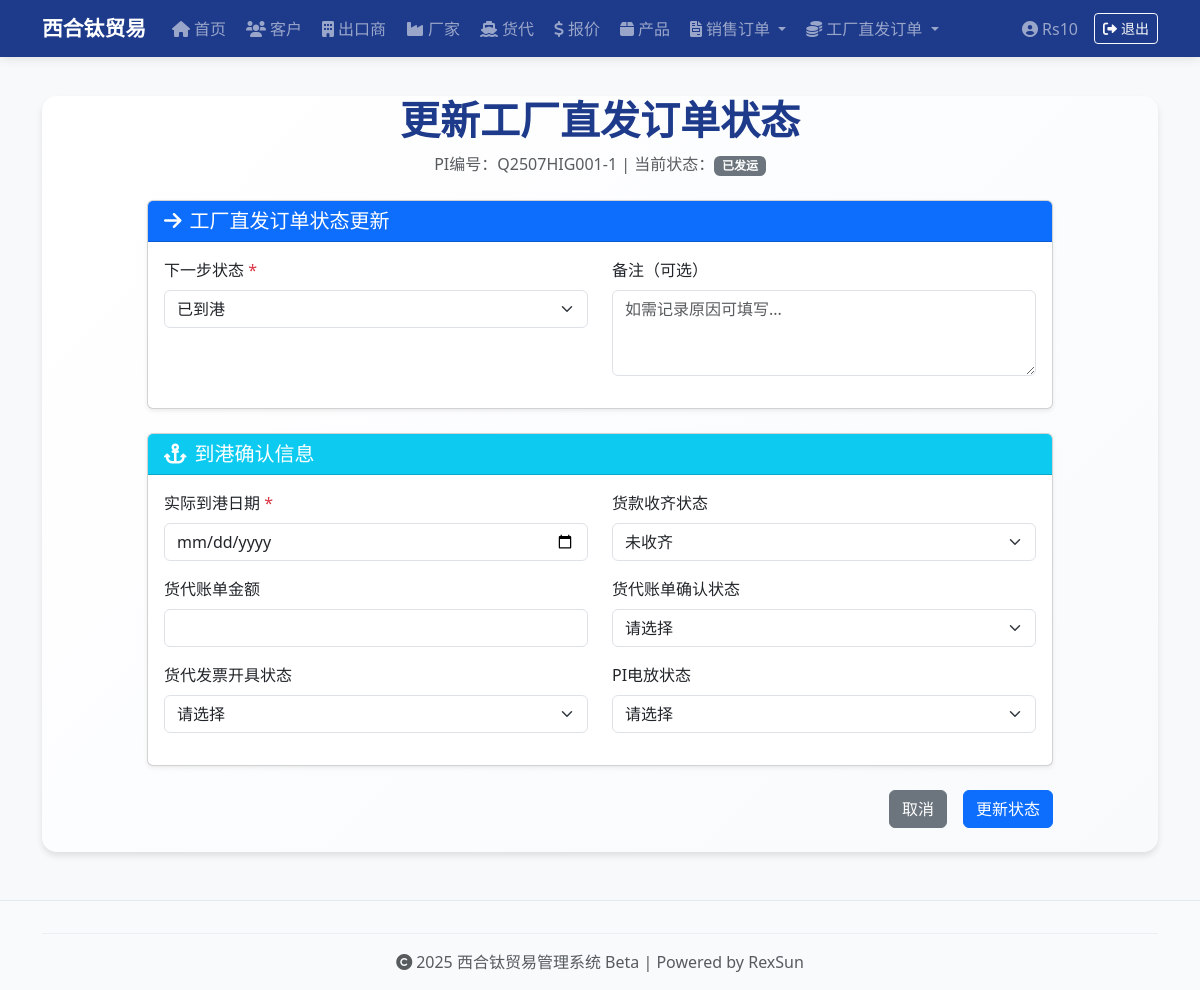
Screenshot of /commission-pi/6/update-status (signed in) with the database file from the repository.
### app.py (models this page shows, shortened)
class User(UserMixin, db.Model):
    id = db.Column(db.Integer, primary_key=True)
    username = db.Column(db.String(50), unique=True, nullable=False)
    password_hash = db.Column(db.String(128), nullable=False)
    role = db.Column(db.String(20), default='admin')

class PI(db.Model):
    __tablename__ = 'pi'
    id = db.Column(db.Integer, primary_key=True)
    pi_no = db.Column(db.String(50), unique=True, nullable=False)
    pi_date = db.Column(db.Date, nullable=False)
    customer_id = db.Column(db.Integer, db.ForeignKey('customer.id'), nullable=False)
    exporter_id = db.Column(db.Integer, db.ForeignKey('exporter.id'), nullable=False)
    payment_terms = db.Column(db.String(100))
    loading_port = db.Column(db.String(100))
    destination_port = db.Column(db.String(100))
    bank = db.Column(db.Text) # 存放整段银行账户信息文本
    shipment_date = db.Column(db.Date)
    note = db.Column(db.String(200))
    status = db.Column(db.String(20), default='新建')
    customer_name_snapshot = db.Column(db.String(100))  # 客户名称快照
    customer_address_snapshot = db.Column(db.String(200))  # 客户地址快照
    customer_tax_code_snapshot = db.Column(db.String(100))  # 客户税号快照
    customer_country_snapshot = db.Column(db.String(50))  # 客户国家快照
    customer_contact_snapshot = db.Column(db.String(100))  # 客户联系人快照
    customer_phone_snapshot = db.Column(db.String(50))  # 客户电话快照
    customer_email_snapshot = db.Column(db.String(100))  # 客户邮箱快照
    exporter_name_snapshot = db.Column(db.String(100))  # 出口商名称快照
    exporter_address_snapshot = db.Column(db.String(200))  # 出口商地址快照
    exporter_tax_code_snapshot = db.Column(db.String(100))  # 出口商税号快照
    exporter_country_snapshot = db.Column(db.String(50))  # 出口商国家快照
    exporter_contact_snapshot = db.Column(db.String(100))  # 出口商联系人快照
    exporter_phone_snapshot = db.Column(db.String(50))  # 出口商电话快照
    exporter_email_snapshot = db.Column(db.String(100))  # 出口商邮箱快照
    products = db.relationship('PIItem', backref='pi', cascade="all, delete-orphan")  # 👈 注意这里不用引号
    customer = db.relationship('Customer')
    exporter = db.relationship('Exporter', foreign_keys='PI.exporter_id')
    freight_forwarder_id = db.Column(db.Integer, db.ForeignKey('freight_forwarder.id'))
    freight_forwarder = db.relationship('FreightForwarder')
    ocean_freight = db.Column(db.Float)
    container_date = db.Column(db.Date)
    container_location = db.Column(db.String(100))
    etd = db.Column(db.Date)
    eta = db.Column(db.Date)
    coo_required = db.Column(db.String(10))   # '需要' / '不需要'
    apta_required = db.Column(db.String(10))
    export_license_required = db.Column(db.String(10))
    customs_docs_required = db.Column(db.String(10))
    other_documents = db.Column(db.String(200))
    bill_of_lading = db.Column(db.String(100))
    shipping_company = db.Column(db.String(100))
    coa_status = db.Column(db.String(20))
    insurance_status = db.Column(db.String(20))
    document_shipping_status = db.Column(db.String(20))
    tracking_number = db.Column(db.String(100))
    batch_no = db.Column(db.String(200)) #多个批号用 ; 分隔
    actual_departure_date = db.Column(db.Date)  # 实际发运日期 7.4日新增
    vessel_info = db.Column(db.String(100))
    booking_number = db.Column(db.String(100))
    container_type_quantity = db.Column(db.String(20))
    shipping_mark = db.Column(db.String(50))
    freight_term = db.Column(db.String(50))
    contract_number = db.Column(db.String(100))
    freight_clause = db.Column(db.String(200))
    waybill_option = db.Column(db.String(50))
    container_number = db.Column(db.String(50))
    seal_number = db.Column(db.String(50))
    container_type = db.Column(db.String(20))
    quantity_units = db.Column(db.Float)
    gross_weight = db.Column(db.Float)
    volume = db.Column(db.Float)
    vgm = db.Column(db.String(50))
    total_quantity = db.Column(db.Float)
    total_quantity_unit = db.Column(db.String(20))
    total_weight = db.Column(db.Float)
    total_weight_unit = db.Column(db.String(20))
    total_volume = db.Column(db.Float)
    total_volume_unit = db.Column(db.String(20))
    total_vgm = db.Column(db.String(50))
    actual_arrival_date = db.Column(db.Date)  # 实际到港日期
    payment_received = db.Column(db.String(10))  # 货款收齐：'已收齐' / '未收齐'
    freight_invoice_amount = db.Column(db.Float)  # 货代账单金额
    freight_invoice_confirmed = db.Column(db.String(10))  # 货代账单确认状态 '已确认' / '未确认'
    freight_invoice_issued = db.Column(db.String(10))  # 货代发票开具状态 '已开具' / '未开具'
    telex_release = db.Column(db.String(10))  # PI电放状态 '已电放' / '未电放'
    settlement_documents_required = db.Column(db.String(10))  # 结汇文件 '需要' / '不需要'
    freight_payment_status = db.Column(db.String(10))  # 运费付款状态：'已付款' / '未付款'
    commission_factory_id = db.Column(db.Integer, db.ForeignKey('factory.id'))
    commission_exporter_id = db.Column(db.Integer, db.ForeignKey('exporter.id'))
    commission_amount = db.Column(db.Float)
    commission_rate = db.Column(db.Float)
    commission_status = db.Column(db.String(20))
    factory_sale_amount = db.Column(db.Float)
    commission_factory = db.relationship('Factory', foreign_keys='PI.commission_factory_id')
    commission_exporter = db.relationship('Exporter', foreign_keys='PI.commission_exporter_id')

### app.py (the view, shortened to what this page needs)
@app.route('/commission-pi/<int:pi_id>/update-status', methods=['GET', 'POST'])
@login_required
def update_commission_pi_status(pi_id):
    pi = PI.query.get_or_404(pi_id)
    if not (pi.commission_factory_id or pi.commission_exporter_id):
        return "该订单不是工厂直发订单", 400
    all_status = ['新建', '待发运', '已发运', '已到港', '已完成']
    current_index = all_status.index(pi.status)
    next_status_options = all_status[current_index + 1:] if current_index < len(all_status) - 1 else []
    freight_forwarders = FreightForwarder.query.all()
    return render_template('update_commission_status.html', pi=pi, current_status=pi.status, next_status_options=next_status_options, freight_forwarders=freight_forwarders)

### app.py (called while the page is built)
@login_manager.user_loader
def load_user(user_id):
    return User.query.get(int(user_id))

@app.before_request
def create_admin_users():
    if not hasattr(app, '_admin_created'):
        db.create_all()
        users = [
            ('Rs10', 'Rs10!)xht'),
            ('Bw18', 'Bw18!*xht'),
            ('Dd16', 'Dd16!^xht'),
        ]
        for username, pwd in users:
            if not User.query.filter_by(username=username).first():
                user = User(username=username)
                user.set_password(pwd)
                db.session.add(user)
        db.session.commit()
        app._admin_created = True

### templates/update_commission_status.html (shortened to what this page needs)
{% extends 'base.html' %}
{% block content %}
<div class="container mt-4">
  <div class="text-center mb-4">
    <h2 class="display-6 fw-bold text-navy">更新工厂直发订单状态</h2>
    <p class="text-muted">PI编号：{{ pi.pi_no }} | 当前状态：<span class="badge bg-secondary">{{ current_status }}</span></p>
  </div>
  <div class="row justify-content-center">
    <div class="col-lg-10">
      <form method="post">
        <div class="card shadow-sm mb-4">
          <div class="card-header bg-primary text-white">
            <h5 class="mb-0"><i class="fas fa-arrow-right me-2"></i>工厂直发订单状态更新</h5>
          </div>
          <div class="card-body">
            <div class="row">
              <div class="col-md-6 mb-3">
                <label for="new_status" class="form-label">下一步状态 <span class="text-danger">*</span></label>
                <select class="form-select" id="new_status" name="new_status" required>
                  {% for status in next_status_options %}
                  <option value="{{ status }}">{{ status }}</option>
                  {% endfor %}
                </select>
              </div>
              <div class="col-md-6 mb-3">
                <label for="remarks" class="form-label">备注（可选）</label>
                <textarea class="form-control" id="remarks" name="remarks" rows="3" placeholder="如需记录原因可填写..."></textarea>
              </div>
            </div>
          </div>
        </div>
        <div id="arrived-block" class="status-block">
          <div class="card shadow-sm mb-4">
            <div class="card-header bg-info text-white">
              <h5 class="mb-0"><i class="fas fa-anchor me-2"></i>到港确认信息</h5>
            </div>
            <div class="card-body">
              <div class="row">
                <div class="col-md-6 mb-3">
                  <label class="form-label">实际到港日期 <span class="text-danger">*</span></label>
                  <input type="date" class="form-control" name="actual_arrival_date" value="{{ pi.actual_arrival_date or '' }}" required>
                </div>
                <div class="col-md-6 mb-3">
                  <label class="form-label">货款收齐状态</label>
                  <select class="form-select" name="payment_received">
                    <option value="未收齐" {% if pi.payment_received == '未收齐' %}selected{% endif %}>未收齐</option>
                  </select>
                </div>
                <div class="col-md-6 mb-3">
                  <label class="form-label">货代账单金额</label>
                  <input type="number" step="0.01" class="form-control" name="freight_invoice_amount" value="{{ pi.freight_invoice_amount or '' }}">
                </div>
                <div class="col-md-6 mb-3">
                  <label class="form-label">货代账单确认状态</label>
                  <select class="form-select" name="freight_invoice_confirmed">
                    <option value="">请选择</option>
                  </select>
                </div>
                <div class="col-md-6 mb-3">
                  <label class="form-label">货代发票开具状态</label>
                  <select class="form-select" name="freight_invoice_issued">
                    <option value="">请选择</option>
                  </select>
                </div>
                <div class="col-md-6 mb-3">
                  <label class="form-label">PI电放状态</label>
                  <select class="form-select" name="telex_release">
                    <option value="">请选择</option>
                  </select>
                </div>
              </div>
            </div>
          </div>
        </div>
        <div class="d-grid gap-2 d-md-flex justify-content-md-end mb-4">
          <a href="{{ url_for('commission_pi_list') }}" class="btn btn-secondary me-md-2">取消</a>
          <button type="submit" class="btn btn-primary">更新状态</button>
        </div>
      </form>
    </div>
  </div>
</div>
{% endblock %}

### templates/base.html (shortened to what this page needs)
<!DOCTYPE html>
<html lang="zh-CN">
<head>
  <link href="https://cdn.jsdelivr.net/npm/bootstrap@5.3.0/dist/css/bootstrap.min.css" rel="stylesheet">
  <link href="https://cdnjs.cloudflare.com/ajax/libs/font-awesome/6.0.0/css/all.min.css" rel="stylesheet">
  <link href="{{ url_for('static', filename='style.css') }}" rel="stylesheet">
</head>
<body>
  {% if not (request.endpoint == 'login' or request.endpoint == 'static') %}
  <nav class="navbar navbar-expand-lg navbar-dark bg-navy fixed-top">
    <div class="container">
      <a class="navbar-brand fw-bold" href="/">
        西合钛贸易
      </a>
      <div class="collapse navbar-collapse" id="navbarNav">
        <ul class="navbar-nav me-auto mb-2 mb-lg-0">
          <li class="nav-item">
            <a class="nav-link" href="/">
              <i class="fas fa-home me-1"></i>首页
            </a>
          </li>
          <li class="nav-item">
            <a class="nav-link" href="/customers">
              <i class="fas fa-users me-1"></i>客户
            </a>
          </li>
          <li class="nav-item">
            <a class="nav-link" href="/exporters">
              <i class="fas fa-building me-1"></i>出口商
            </a>
          </li>
          <li class="nav-item">
            <a class="nav-link" href="/factories">
              <i class="fas fa-industry me-1"></i>厂家
            </a>
          </li>
          <li class="nav-item">
            <a class="nav-link" href="/freight-forwarders">
              <i class="fas fa-ship me-1"></i>货代
            </a>
          </li>
          <li class="nav-item">
            <a class="nav-link" href="/freight-quotes">
              <i class="fas fa-dollar-sign me-1"></i>报价
            </a>
          </li>
          <li class="nav-item">
            <a class="nav-link" href="/products">
              <i class="fas fa-box me-1"></i>产品
            </a>
          </li>
          <li class="nav-item dropdown">
            <a class="nav-link dropdown-toggle" href="#" id="salesOrderDropdown" role="button" data-bs-toggle="dropdown" aria-expanded="false">
              <i class="fas fa-file-invoice me-1"></i>销售订单
            </a>
          </li>
          <li class="nav-item dropdown">
            <a class="nav-link dropdown-toggle" href="#" id="commissionOrderDropdown" role="button" data-bs-toggle="dropdown" aria-expanded="false">
              <i class="fas fa-coins me-1"></i>工厂直发订单
            </a>
          </li>
        </ul>
        {% if current_user.is_authenticated %}
        <ul class="navbar-nav ms-auto">
          <li class="nav-item d-flex align-items-center">
            <span class="navbar-text me-3">
              <i class="fas fa-user-circle me-1"></i>{{ current_user.username }}
            </span>
          </li>
          <li class="nav-item d-flex align-items-center">
            <a class="btn btn-outline-light btn-sm" href="{{ url_for('logout') }}">
              <i class="fas fa-sign-out-alt me-1"></i>退出
            </a>
          </li>
        </ul>
        {% endif %}
      </div>
    </div>
  </nav>
  {% endif %}
  <div class="container mt-5 pt-4">
    <div class="content-card">
      {% block content %}
      {% endblock %}
    </div>
  </div>
  <footer class="footer text-center text-muted py-3 mt-5">
    <div class="container">
      <hr class="my-3">
      <p class="mb-0">
        <i class="fas fa-copyright me-1"></i>2025 西合钛贸易管理系统 Beta | Powered by RexSun
      </p>
    </div>
  </footer>
</body>
</html>

### static/style.css (style rules this page uses)
body { font-family: 'Segoe UI', Arial, sans-serif; background-color: #f8f9fa; }
.navbar { box-shadow: 0 2px 10px rgba(0,0,0,0.1); }
.content-card { margin-top: 20px; border-radius: 8px; box-shadow: 0 4px 12px rgba(0,0,0,0.05); }
.footer { margin-top: 50px; padding: 20px; background-color: #f8f9fa; border-top: 1px solid #e9ecef; }
.form-label { font-weight: 500; }
.btn-primary { background-color: #0d6efd; border-color: #0d6efd; }
.text-danger { color: #dc3545 !important; }

### templates/update_commission_status.html (style rules this page uses)
:root { --navy-blue: #1e3a8a; --light-navy: #3b82f6; --accent-color: #f59e0b; --light-gray: #f8fafc; --medium-gray: #e2e8f0; --dark-gray: #64748b; }
.text-navy { color: var(--navy-blue) !important; }
.bg-navy { background-color: var(--navy-blue) !important; }
.status-block { display: none; }

### templates/base.html (style rules this page uses)
:root { --navy-blue: #1e3a8a; --light-navy: #3b82f6; --accent-color: #f59e0b; --light-gray: #f8fafc; --medium-gray: #e2e8f0; --dark-gray: #64748b; }
.bg-navy { background-color: var(--navy-blue) !important; }
.navbar-brand { font-size: 1.3rem; transition: all 0.3s ease; }
.nav-link { transition: all 0.2s ease; border-radius: 6px; margin: 0 2px; }
.content-card { background: linear-gradient(135deg, #ffffff 0%, var(--light-gray) 100%); border-radius: 15px; box-shadow: 0 4px 6px rgba(0, 0, 0, 0.1); border: none; margin-bottom: 2rem; }
.footer { background-color: var(--light-gray); border-top: 1px solid var(--medium-gray); }
.footer hr { border-color: var(--medium-gray); opacity: 0.5; }
.content-card { animation: fadeIn 0.6s ease-out; }

### rows the page displays
User: username "Rs10"
PI: pi_no "Q2507HIG001-1", status "已发运", payment_received "未收齐"

### other values shown
form field new_status "已到港"
